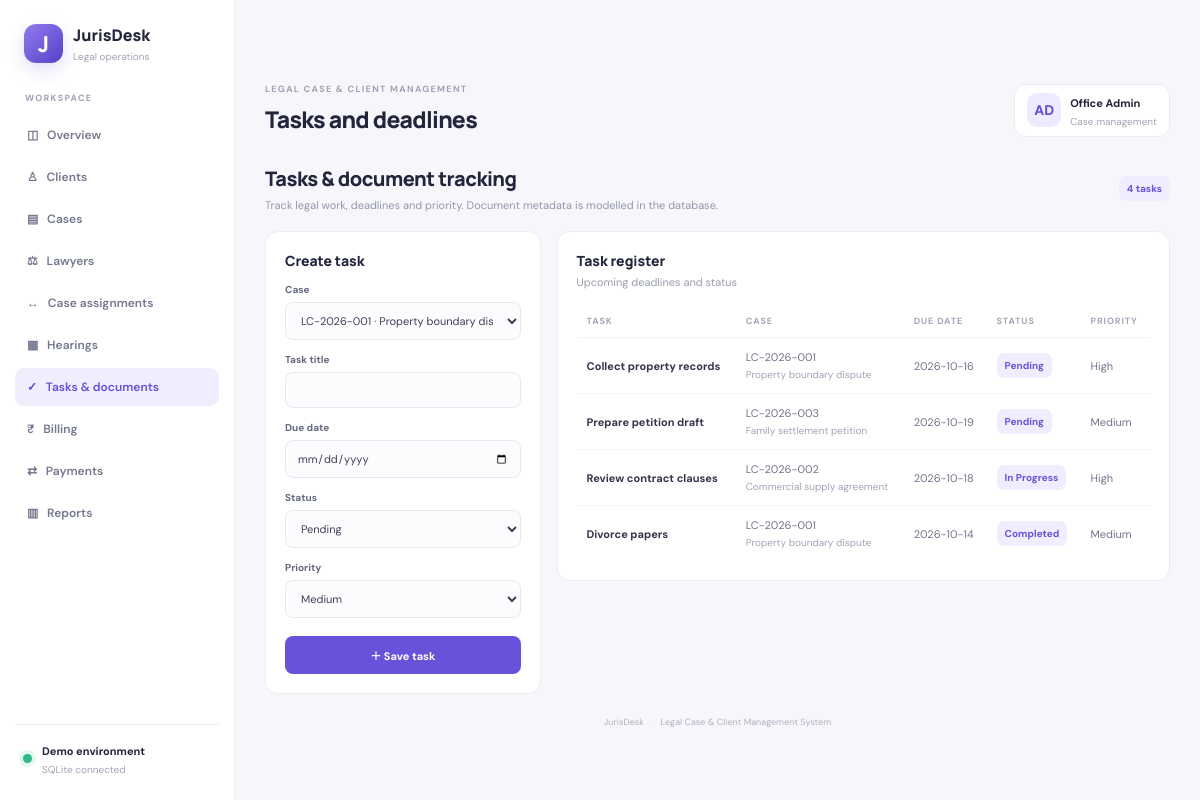
The page /tasks on the database its author committed.
### tables this page shows
CREATE TABLE tasks(
          id INTEGER PRIMARY KEY AUTOINCREMENT, case_id INTEGER NOT NULL, title TEXT NOT NULL,
          due_date TEXT NOT NULL, status TEXT NOT NULL DEFAULT 'Pending',
          priority TEXT NOT NULL DEFAULT 'Medium',
          FOREIGN KEY(case_id) REFERENCES cases(id) ON DELETE CASCADE
        );

CREATE TABLE cases(
          id INTEGER PRIMARY KEY AUTOINCREMENT, case_number TEXT NOT NULL UNIQUE,
          title TEXT NOT NULL, client_id INTEGER NOT NULL, case_type_id INTEGER NOT NULL,
          court_id INTEGER, status TEXT NOT NULL DEFAULT 'Open',
          opened_on TEXT NOT NULL, description TEXT,
          FOREIGN KEY(client_id) REFERENCES clients(id),
          FOREIGN KEY(case_type_id) REFERENCES case_types(id),
          FOREIGN KEY(court_id) REFERENCES courts(id)
        );

### app.py (the view)
@app.route("/tasks",methods=["GET","POST"])
def tasks():
    with db() as con:
        if request.method=="POST":
            con.execute("INSERT INTO tasks(case_id,title,due_date,status,priority) VALUES(?,?,?,?,?)",
                (int(request.form["case_id"]),request.form["title"].strip(),request.form["due_date"],request.form["status"],request.form["priority"]))
            flash("Task saved.","success"); return redirect(url_for("tasks"))
        rows=con.execute("""SELECT t.*,c.case_number,c.title case_title FROM tasks t JOIN cases c ON c.id=t.case_id
          ORDER BY CASE t.status WHEN 'Pending' THEN 0 WHEN 'In Progress' THEN 1 ELSE 2 END,t.due_date""").fetchall()
        cases_list=con.execute("SELECT id,case_number,title FROM cases ORDER BY case_number").fetchall()
    return render_template("tasks.html",rows=rows,cases=cases_list,today=date.today().isoformat())

### app.py (called while the page is built)
def db():
    con = sqlite3.connect(DB)
    con.row_factory = sqlite3.Row
    con.execute("PRAGMA foreign_keys=ON")
    return con

### templates/tasks.html
{% extends "base.html" %}{% set heading="Tasks and deadlines" %}{% block content %}<div class="intro"><div><h2>Tasks & document tracking</h2><p>Track legal work, deadlines and priority. Document metadata is modelled in the database.</p></div><span class="pill">{{rows|length}} tasks</span></div><div class="layout"><form class="panel form" method="post"><h3>Create task</h3><label>Case<select name="case_id">{% for c in cases %}<option value="{{c.id}}">{{c.case_number}} · {{c.title}}</option>{% endfor %}</select></label><label>Task title<input name="title" required></label><label>Due date<input type="date" name="due_date" required></label><label>Status<select name="status"><option>Pending</option><option>In Progress</option><option>Completed</option></select></label><label>Priority<select name="priority"><option>High</option><option selected>Medium</option><option>Low</option></select></label><button class="btn">＋ Save task</button></form><div class="panel"><div class="panelhead"><div><h3>Task register</h3><p>Upcoming deadlines and status</p></div></div><div class="tablewrap"><table><thead><tr><th>TASK</th><th>CASE</th><th>DUE DATE</th><th>STATUS</th><th>PRIORITY</th></tr></thead><tbody>{% for r in rows %}<tr><td><b>{{r.title}}</b></td><td>{{r.case_number}}<small>{{r.case_title}}</small></td><td>{{r.due_date}}</td><td><span class="pill">{{r.status}}</span></td><td>{{r.priority}}</td></tr>{% endfor %}</tbody></table></div></div></div>{% endblock %}

### static/style.css (style rules this page uses)
:root { --ink:#22253b;--muted:#898da2;--line:#ececf3;--violet:#6653d9;--bg:#f7f7fb }
* { box-sizing:border-box }
body { margin:0;background:var(--bg);color:var(--ink);font:14px 'DM Sans',Arial,sans-serif }
.btn { border:0;background:var(--violet);color:#fff;border-radius:8px;padding:11px 14px;font:700 11px 'DM Sans';cursor:pointer;text-decoration:none;display:inline-flex;align-items:center;justify-content:center;white-space:nowrap }
.stat,.panel { background:#fff;border:1px solid var(--line);border-radius:13px }
.panel { padding:19px;min-width:0 }
.panelhead { display:flex;justify-content:space-between;align-items:center;margin-bottom:16px;gap:10px }
.panel h3,.panelhead h3 { font:800 14px Manrope;margin:0 }
.panelhead p,.muted { font-size:11px;color:#989caf;margin:5px 0 0 }
.tablewrap { overflow-x:auto }
table { width:100%;border-collapse:collapse;white-space:nowrap }
th { text-align:left;color:#a3a6b6;font-size:9px;letter-spacing:.9px;padding:10px;border-bottom:1px solid #f0f0f6 }
td { font-size:11px;color:#70748a;padding:12px 10px;border-bottom:1px solid #f2f2f7 }
tbody tr:last-child td { border-bottom:0 }
td b { color:#33364d;font-size:11px }
td small { display:block;color:#a1a4b4;font-size:10px;margin-top:4px }
.pill { display:inline-block;background:#f0edff;color:#6753d8;border-radius:7px;padding:6px 8px;font-size:10px;font-weight:700;white-space:nowrap }
.intro { display:flex;justify-content:space-between;align-items:center;margin:4px 0 19px }
.intro h2 { font:800 20px Manrope;margin:0;letter-spacing:-.5px }
.intro p { font-size:11px;color:#9296aa;margin:6px 0 0 }
.layout { display:grid;grid-template-columns:minmax(250px,.62fr) minmax(0,1.38fr);gap:16px;align-items:start }
.form h3 { margin-bottom:6px }
.form label { display:block;font-size:10px;font-weight:700;color:#646880;margin-top:13px }
.form input,.form select,.form textarea { display:block;width:100%;margin-top:6px;border:1px solid #e7e7f0;border-radius:8px;background:#fcfcfe;padding:10px 11px;font:11px 'DM Sans';color:#3d4056;outline:none }
.form>.btn { width:100%;margin-top:18px }

### rows shown on the page
tasks: title "Collect property records", case_number "LC-2026-001", case_title "Property boundary dispute", due_date "2026-10-16", status "Pending", priority "High"
tasks: title "Prepare petition draft", case_number "LC-2026-003", case_title "Family settlement petition", due_date "2026-10-19", status "Pending", priority "Medium"
tasks: title "Review contract clauses", case_number "LC-2026-002", case_title "Commercial supply agreement", due_date "2026-10-18", status "In Progress", priority "High"
tasks: title "Divorce papers", case_number "LC-2026-001", case_title "Property boundary dispute", due_date "2026-10-14", status "Completed", priority "Medium"

### other values the page prints
{{ heading or "Legal operations overview" }} "Tasks and deadlines"
{{ rows|length }} "4"
form field case_id "LC-2026-001 · Property boundary dispute"
